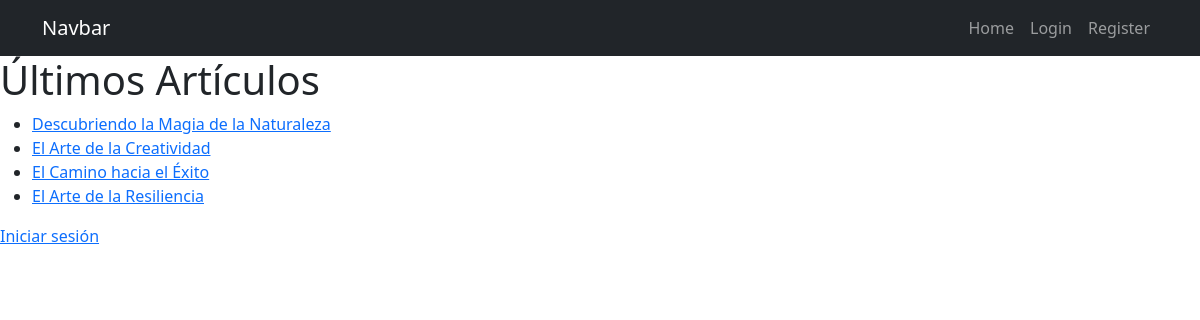
The page / on the database its author committed.
### blog/models.py (models this page shows, shortened)
class Article(models.Model):
    title = models.CharField(max_length=100)
    content = models.TextField()
    author = models.ForeignKey(User, on_delete=models.CASCADE)
    published_date = models.DateTimeField(auto_now_add=True)

### blog/views.py (the view)
# urls.py: 2. Add a URL to urlpatterns:  path('', views.home, name='home')
def home(request):
    articles = Article.objects.all()[1:10]  # Obtiene los primeros 3 artículos
    return render(request, 'blog/home.html', {'articles': articles})

### blog/templates/blog/home.html
{% extends 'blog/base.html' %}
{% block content %}
<h1>Últimos Artículos</h1>
    <ul>
    {% for article in articles %}
        <li><a href="{% url 'article_detail' article.id %}">{{ article.title }}</a></li>
    {% empty %}
        <li>No hay artículos disponibles.</li>
    {% endfor %}
    </ul>
    {% if user.is_authenticated %}
    <p><a href="{% url 'logout' %}">Cerrar sesión</a></p>
    {% else %}
    <p><a href="{% url 'signin' %}">Iniciar sesión</a></p>
    {% endif %}
{% endblock %}

### rows shown on the page
Article: title "Descubriendo la Magia de la Naturaleza"
Article: title "El Arte de la Creatividad"
Article: title "El Camino hacia el Éxito"
Article: title "El Arte de la Resiliencia"
